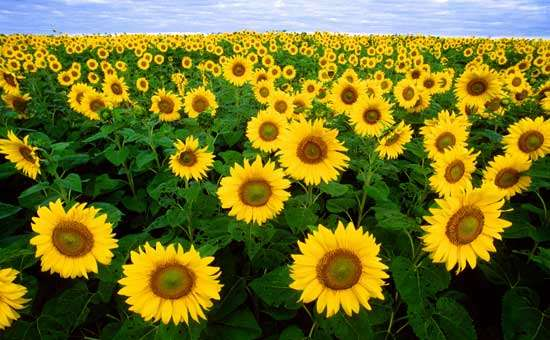
#> input picture Programozas_1/hazi/6hazi/flowers.jpg, 550 x 340 px
$ python 2feladat.py
#> lines starting #> are read from the running program, lines starting #| are printed output that depends on the picture; after the words box and inside, x2 and y2 are one past the last pixel; in counts of white or black regions, pixels touching at a corner belong together
#> in main, image is the input picture: shape (340, 550, 3); mean R, G, B 115.5, 113.9, 38.6
import matplotlib.pyplot as plt
import matplotlib.image as img
import numpy as np


def rgb2gray(image):
    """

    :rtype: zold_eltuntet
    """
    gray = np.uint8(0.2989 * image[:, :, 0] + 0.5870 * image[:, :, 1] + 0.1140 * image[:, :, 2])
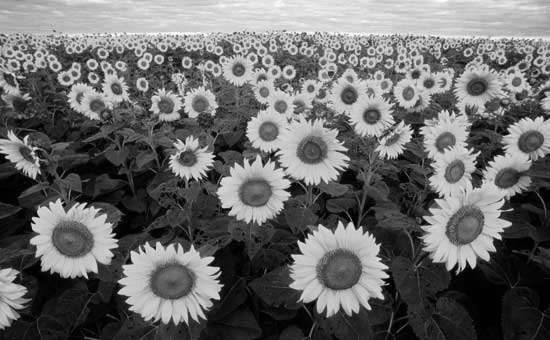
#> gray: shape (340, 550); min 0, max 254, mean 105.3
    return gray


def sorok_torol(image):
    avg_kep = np.mean(image)
#> avg_kep = 105.3
    for i in range(image.shape[0]):
        for j in range(image.shape[1]):
            if image[i, j] > avg_kep:
                image[i, j] = 255
            else:
                image[i, j] = 0
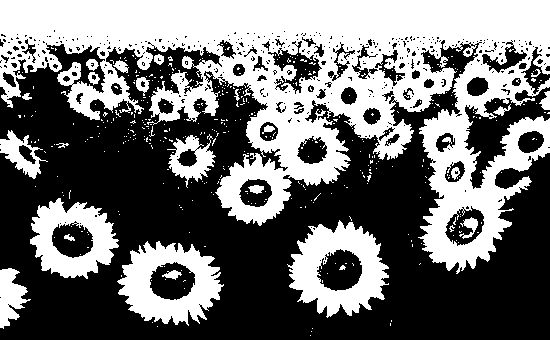
#> image: shape (340, 550); 43.8% white; 426 white regions (400 under 20 px), largest, box (x1, y1, x2, y2) and area: (0, 0, 550, 274) 62399, (287, 220, 389, 318) 5254, (117, 241, 224, 326) 4883


def main():
    image = img.imread('flowers.jpg')
    gray = rgb2gray(image)
    sorok_torol(gray)
    plt.imshow(gray, cmap="gray")
    plt.imshow(gray, cmap="gray")
    plt.show()
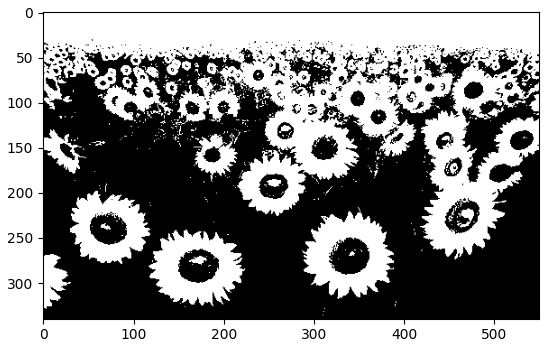
#> figure drawn by matplotlib, 1 panel


if __name__ == '__main__':
    main()
